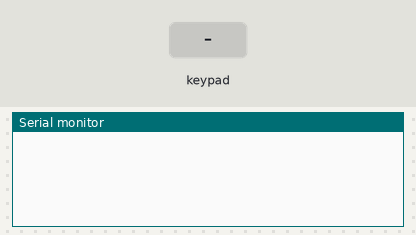
Recording of a sketch running on a simulated Arduino Uno, built with avr-gcc and run on an emulated ATmega328P. Parts: the last lines printed to the serial monitor. The inputs (shaded band) are chosen by the test bench.

Above: at 2.8 s.
2.9 s: key '1' pressed
At 3.5 s:
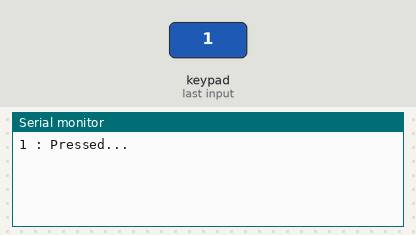
5.5 s: key 'A' pressed
At 6.8 s:
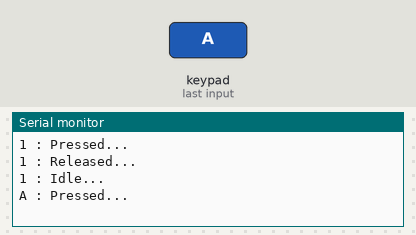
8.5 s: key 'B' pressed
At 9.4 s:
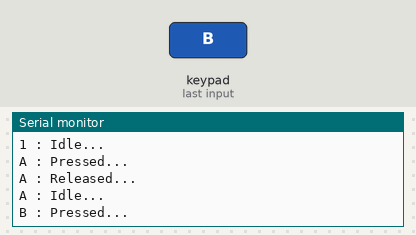
11.5 s: key 'C' pressed
At 12.8 s:
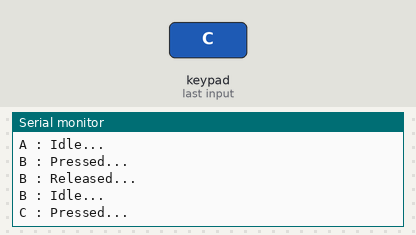
14.5 s: key '*' pressed
At 15.8 s:
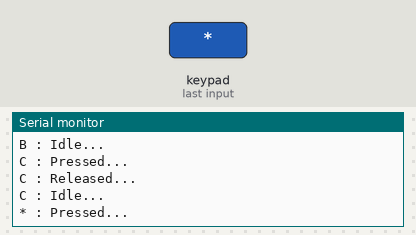
17.5 s: key '#' pressed
At 20.4 s:
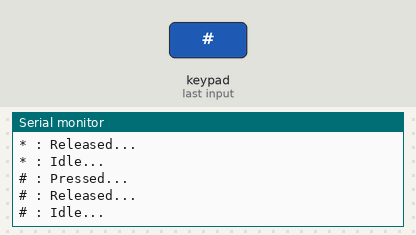

Measured:
- after the input at 2.9 s, the serial monitor: prints a new line after 0.10 s (image 1)
- after the input at 5.5 s, the serial monitor: prints a new line after 0.50 s (image 2)
- after the input at 8.5 s, the serial monitor: prints a new line after 0.51 s (image 3)
- after the input at 11.5 s, the serial monitor: prints a new line after 0.51 s (image 4)
- after the input at 14.5 s, the serial monitor: prints a new line after 0.51 s (image 5)
- after the input at 17.5 s, the serial monitor: prints a new line after 0.51 s (image 6)

The sketch:

CH_22_code_4.ino
```cpp
/*
 *  아트멜 스튜디오와 아두이노로 배우는 ATmega328 프로그래밍
 *
 * 		Gyeongyong Heo (hgycap@deu.ac.kr)
 *			Department of Electronic Engineering
 *			Dong-eui University
 *  	2015. 07. 14
 */

#include <Keypad.h>

const byte ROWS = 4;
const byte COLS = 4;
char keys[ROWS][COLS] = {
	{'1', '2', '3', 'A'},
	{'4', '5', '6', 'B'},
	{'7', '8', '9', 'C'},
	{'*', '0', '#', 'D'}
};
byte rowPins[ROWS] = {9, 8, 7, 6};
byte colPins[COLS] = {5, 4, 3, 2};

// 키패드 객체 생성 및 초기화
// 키패드의 크기, 연결 핀 그리고 키 값을 지정
Keypad keypad = Keypad(makeKeymap(keys), rowPins, colPins, ROWS, COLS);

void setup(){
	Serial.begin(9600);			// 직렬 통신 초기화
}

void loop(){
	if(keypad.getKeys()){			// 키패드의 상태가 변한 경우
		for(int i = 0; i < LIST_MAX; i++){
			if(keypad.key[i].stateChanged){	// 개별 키의 상태가 변한 경우
				Serial.print(keypad.key[i].kchar + String(" : "));	// 키 값 출력
				switch(keypad.key[i].kstate){	// 4가지 상태 변화
					case PRESSED:
					Serial.println("Pressed...");
					break;
					case HOLD:
					Serial.println("Hold...");
					break;
					case RELEASED:
					Serial.println("Released...");
					break;
					case IDLE:
					Serial.println("Idle...");
					break;
				}
			}
		}
	}
	delay(1000);
}
```
